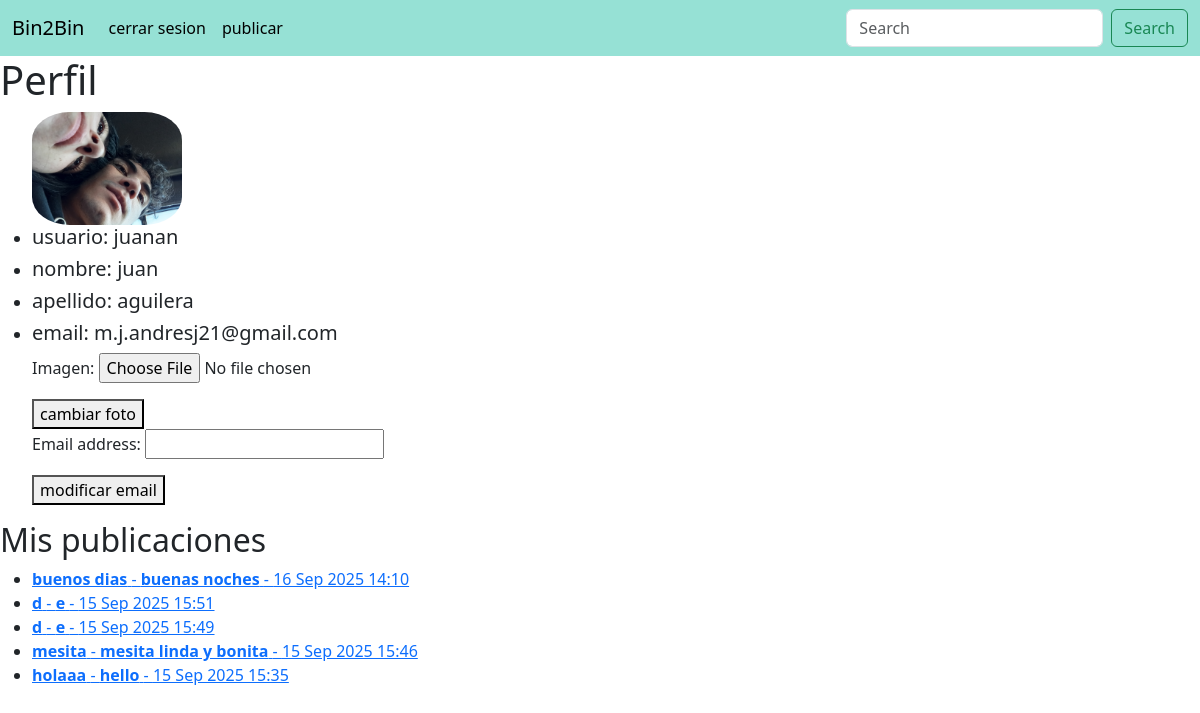
The app's page /perfil/ (signed in), older data.
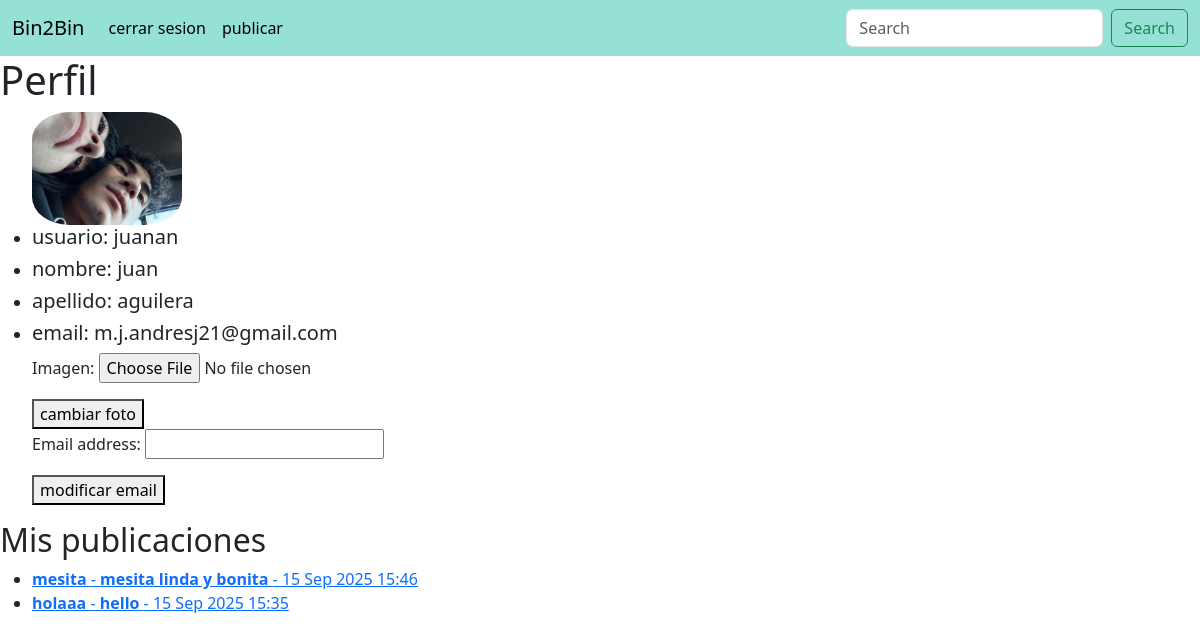
The same page, newer data.
### publi/models.py (models this page shows, shortened)
class publi(models.Model):
    titulo = models.CharField(max_length=100)
    descripcion = models.TextField(blank=True)
    creacion = models.DateTimeField(auto_now_add=True)
    usuario = models.ForeignKey(User, on_delete=models.CASCADE)

### user/views.py (the view)
# urls.py: path('perfil/', views.perfil, name = 'perfil'),
def perfil(request):
    if request.method == 'POST':
        img_obj = get_object_or_404(user_img, usuario=request.user.id)
        imagen = imgperfil(request.POST, request.FILES, instance=img_obj)
        if imagen.is_valid():
            imagen.save()
        if "update_email" in request.POST:
            mod = modperfil(request.POST, instance=request.user)
            if mod.is_valid():
                mod.save()
            else:
                return render(request,'perfil.html', {'form':modperfil, 'form1':imgperfil, 'imagen':imagen, 'error':'email invalido'})
        return render(request,'perfil.html', {'form':modperfil, 'form1':imgperfil, 'imagen':imagen})
    else:
        try:
            img_obj = get_object_or_404(user_img, usuario=request.user.id)
            try:
                publicaciones = publi.objects.filter(usuario=request.user.id).order_by("-creacion")
                return render(request,'perfil.html', {'form':modperfil, 'form1':imgperfil, 'imagen':img_obj, 'publicaciones':publicaciones})
            except:
                print(img_obj)
                return render(request,'perfil.html', {'form':modperfil, 'form1':imgperfil, 'imagen':img_obj})
        except:
            return render(request,'perfil.html', {'form':modperfil, 'form1':imgperfil})

### user/templates/perfil.html (shortened to what this page needs)
{% extends 'hola.html' %}
{% block content %}
<h1>Perfil</h1>
<ul>
<img src="{{imagen.imagen.url}}"
width="150"
style="border-radius: 25%; margin-right: 10px;">
    <li>
        <h5>usuario: {{request.user.username}}</h5>
    </li>
    <li>
        <h5>nombre: {{request.user.first_name}}</h5>
    </li>
    <li>
        <h5>apellido: {{request.user.last_name}}</h5>
    </li>
    <li>
        <h5>email: {{request.user.email}}</h5>
    </li>
    <form action="/perfil/" method="POST" enctype="multipart/form-data">
        {{form1.as_p}}
        <button>
            cambiar foto
        </button>
    </form>
    <form action="/perfil/" method="POST">
        {{form.as_p}}
        <button
            name="update_email">modificar email
        </button>
    </form>
</ul>
<h2>Mis publicaciones</h2>
<ul>
  {% for pub in publicaciones %}
    <li>
      <a href="{% url 'post' pub.id %}">
        <strong>{{ pub.titulo }}</strong> - <strong>{{ pub.descripcion}}</strong> - {{ pub.creacion|date:"d M Y H:i" }} <br></a>
    </li>
  {% empty %}
    <li>No has publicado nada todavía.</li>
  {% endfor %}
</ul>
{% endblock %}

Row changes from the older to the newer data that the page shows:
removed publi: titulo "buenos dias", descripcion "buenas noches", creacion "16 Sep 2025 14:10"
removed publi: titulo "d", descripcion "e", creacion "15 Sep 2025 15:51"
removed publi: titulo "d", descripcion "e", creacion "15 Sep 2025 15:49"
